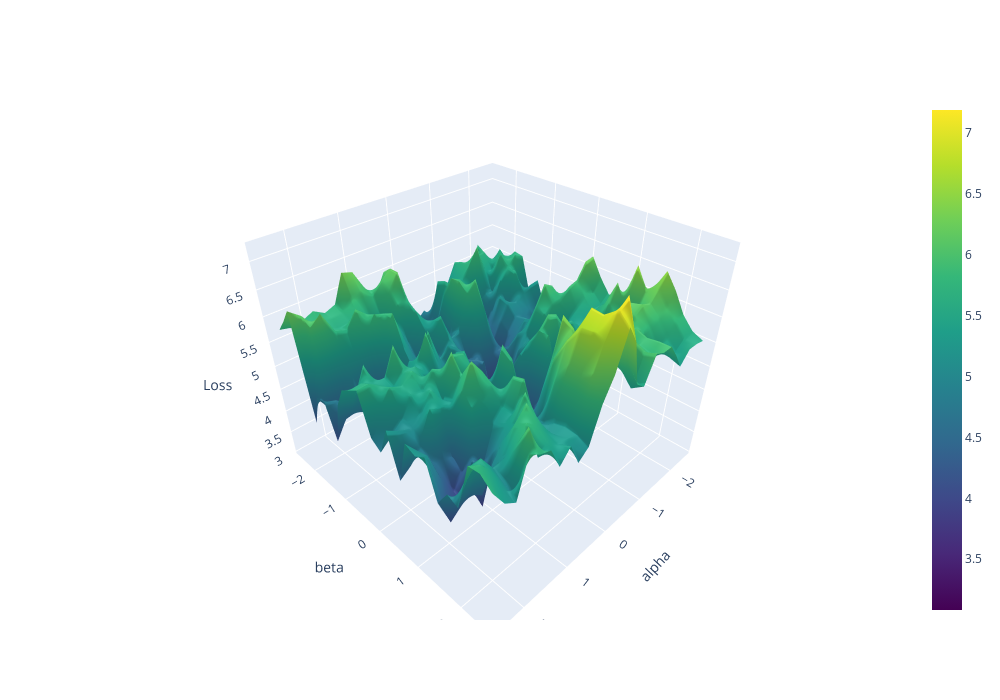

Here is the notebook cell this chart was saved with:
### Code cell
import numpy as np
import plotly.graph_objects as go

Z = np.rot90(losses / 2)  # shape (len(betas), len(alphas))

fig = go.Figure(data=[go.Surface(
    x=alphas,
    y=betas,
    z=Z,
    colorscale="Viridis"
)])

fig.update_layout(
    scene=dict(
        xaxis_title="alpha",
        yaxis_title="beta",
        zaxis_title="Loss",
    ),
    width=1000,
    height=700,
)

fig.show()

### Figure 1 — Plotly figure (JSON) as saved in the notebook; plotly's stock layout.template omitted (floating-point values rounded to 4 significant figures; data arrays with more than 128 entries replaced by an {"elided": "..."} marker saying what was removed)
{"data": [{"colorscale": [[0, "#440154"], [0.1111, "#482878"], [0.2222, "#3e4989"], [0.3333, "#31688e"], [0.4444, "#26828e"], [0.5556, "#1f9e89"], [0.6667, "#35b779"], [0.7778, "#6ece58"], [0.8889, "#b5de2b"], [1, "#fde725"]], "type": "surface", "x": [-2.5, -2.283, -2.065, -1.848, -1.63, -1.413, -1.196, -0.9783, -0.7609, -0.5435, -0.3261, -0.1087, 0.1087, 0.3261, 0.5435, 0.7609, 0.9783, 1.196, 1.413, 1.63, 1.848, 2.065, 2.283, 2.5], "y": [-2.5, -2.283, -2.065, -1.848, -1.63, -1.413, -1.196, -0.9783, -0.7609, -0.5435, -0.3261, -0.1087, 0.1087, 0.3261, 0.5435, 0.7609, 0.9783, 1.196, 1.413, 1.63, 1.848, 2.065, 2.283, 2.5], "z": {"elided": "24x24 float values"}}], "layout": {"height": 700, "scene": {"xaxis": {"title": {"text": "alpha"}}, "yaxis": {"title": {"text": "beta"}}, "zaxis": {"title": {"text": "Loss"}}}, "width": 1000}}
